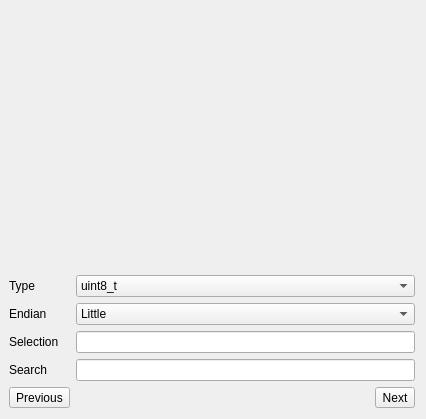
<?xml version="1.0" encoding="UTF-8"?>
<ui version="4.0">
 <class>HexView</class>
 <widget class="QWidget" name="HexView">
  <property name="geometry">
   <rect>
    <x>0</x>
    <y>0</y>
    <width>426</width>
    <height>419</height>
   </rect>
  </property>
  <property name="windowTitle">
   <string>Form</string>
  </property>
  <layout class="QGridLayout" name="gridLayout">
   <property name="leftMargin">
    <number>9</number>
   </property>
   <item row="4" column="1" colspan="2">
    <widget class="QLineEdit" name="search_lineedit">
     <property name="sizePolicy">
      <sizepolicy hsizetype="MinimumExpanding" vsizetype="Fixed">
       <horstretch>0</horstretch>
       <verstretch>0</verstretch>
      </sizepolicy>
     </property>
     <property name="font">
      <font>
       <family>Monospace</family>
      </font>
     </property>
    </widget>
   </item>
   <item row="1" column="1" colspan="2">
    <widget class="QComboBox" name="type_combobox">
     <property name="sizePolicy">
      <sizepolicy hsizetype="MinimumExpanding" vsizetype="Fixed">
       <horstretch>0</horstretch>
       <verstretch>0</verstretch>
      </sizepolicy>
     </property>
     <item>
      <property name="text">
       <string>uint8_t</string>
      </property>
     </item>
     <item>
      <property name="text">
       <string>int8_t</string>
      </property>
     </item>
     <item>
      <property name="text">
       <string>uint16_t</string>
      </property>
     </item>
     <item>
      <property name="text">
       <string>int16_t</string>
      </property>
     </item>
     <item>
      <property name="text">
       <string>uint32_t</string>
      </property>
     </item>
     <item>
      <property name="text">
       <string>int32_t</string>
      </property>
     </item>
     <item>
      <property name="text">
       <string>uint64_t</string>
      </property>
     </item>
     <item>
      <property name="text">
       <string>int64_t</string>
      </property>
     </item>
     <item>
      <property name="text">
       <string>float</string>
      </property>
     </item>
     <item>
      <property name="text">
       <string>double</string>
      </property>
     </item>
     <item>
      <property name="text">
       <string>bytes</string>
      </property>
     </item>
     <item>
      <property name="text">
       <string>ascii</string>
      </property>
     </item>
    </widget>
   </item>
   <item row="3" column="1" colspan="2">
    <widget class="QLineEdit" name="selection_lineedit">
     <property name="enabled">
      <bool>true</bool>
     </property>
     <property name="sizePolicy">
      <sizepolicy hsizetype="MinimumExpanding" vsizetype="Fixed">
       <horstretch>0</horstretch>
       <verstretch>0</verstretch>
      </sizepolicy>
     </property>
     <property name="font">
      <font>
       <family>Monospace</family>
      </font>
     </property>
     <property name="readOnly">
      <bool>true</bool>
     </property>
    </widget>
   </item>
   <item row="2" column="1" colspan="2">
    <widget class="QComboBox" name="endian_combobox">
     <property name="sizePolicy">
      <sizepolicy hsizetype="MinimumExpanding" vsizetype="Fixed">
       <horstretch>0</horstretch>
       <verstretch>0</verstretch>
      </sizepolicy>
     </property>
     <item>
      <property name="text">
       <string>Little</string>
      </property>
     </item>
     <item>
      <property name="text">
       <string>Big</string>
      </property>
     </item>
    </widget>
   </item>
   <item row="0" column="0" colspan="3">
    <widget class="QHexView" name="editor" native="true">
     <property name="sizePolicy">
      <sizepolicy hsizetype="MinimumExpanding" vsizetype="MinimumExpanding">
       <horstretch>0</horstretch>
       <verstretch>0</verstretch>
      </sizepolicy>
     </property>
    </widget>
   </item>
   <item row="4" column="0">
    <widget class="QLabel" name="_search_label">
     <property name="sizePolicy">
      <sizepolicy hsizetype="Maximum" vsizetype="Preferred">
       <horstretch>0</horstretch>
       <verstretch>0</verstretch>
      </sizepolicy>
     </property>
     <property name="text">
      <string>Search</string>
     </property>
     <property name="buddy">
      <cstring>search_lineedit</cstring>
     </property>
    </widget>
   </item>
   <item row="2" column="0">
    <widget class="QLabel" name="_endian_label">
     <property name="sizePolicy">
      <sizepolicy hsizetype="Maximum" vsizetype="Preferred">
       <horstretch>0</horstretch>
       <verstretch>0</verstretch>
      </sizepolicy>
     </property>
     <property name="text">
      <string>Endian</string>
     </property>
     <property name="buddy">
      <cstring>endian_combobox</cstring>
     </property>
    </widget>
   </item>
   <item row="1" column="0">
    <widget class="QLabel" name="_type_label">
     <property name="sizePolicy">
      <sizepolicy hsizetype="Maximum" vsizetype="Preferred">
       <horstretch>0</horstretch>
       <verstretch>0</verstretch>
      </sizepolicy>
     </property>
     <property name="text">
      <string>Type</string>
     </property>
     <property name="buddy">
      <cstring>type_combobox</cstring>
     </property>
    </widget>
   </item>
   <item row="3" column="0">
    <widget class="QLabel" name="_selection_label">
     <property name="sizePolicy">
      <sizepolicy hsizetype="Maximum" vsizetype="Preferred">
       <horstretch>0</horstretch>
       <verstretch>0</verstretch>
      </sizepolicy>
     </property>
     <property name="text">
      <string>Selection</string>
     </property>
     <property name="buddy">
      <cstring>selection_lineedit</cstring>
     </property>
    </widget>
   </item>
   <item row="5" column="2">
    <widget class="QToolButton" name="next_button">
     <property name="text">
      <string>Next</string>
     </property>
     <property name="icon">
      <iconset theme="next">
       <normaloff>.</normaloff>.</iconset>
     </property>
     <property name="toolButtonStyle">
      <enum>Qt::ToolButtonFollowStyle</enum>
     </property>
    </widget>
   </item>
   <item row="5" column="0">
    <widget class="QToolButton" name="previous_button">
     <property name="text">
      <string>Previous</string>
     </property>
     <property name="icon">
      <iconset theme="previous">
       <normaloff>.</normaloff>.</iconset>
     </property>
     <property name="toolButtonStyle">
      <enum>Qt::ToolButtonFollowStyle</enum>
     </property>
    </widget>
   </item>
  </layout>
 </widget>
 <customwidgets>
  <customwidget>
   <class>QHexView</class>
   <extends>QWidget</extends>
   <header>qhexview.h</header>
   <container>1</container>
  </customwidget>
 </customwidgets>
 <tabstops>
  <tabstop>type_combobox</tabstop>
  <tabstop>endian_combobox</tabstop>
  <tabstop>selection_lineedit</tabstop>
  <tabstop>search_lineedit</tabstop>
  <tabstop>next_button</tabstop>
  <tabstop>previous_button</tabstop>
 </tabstops>
 <resources/>
 <connections/>
</ui>
